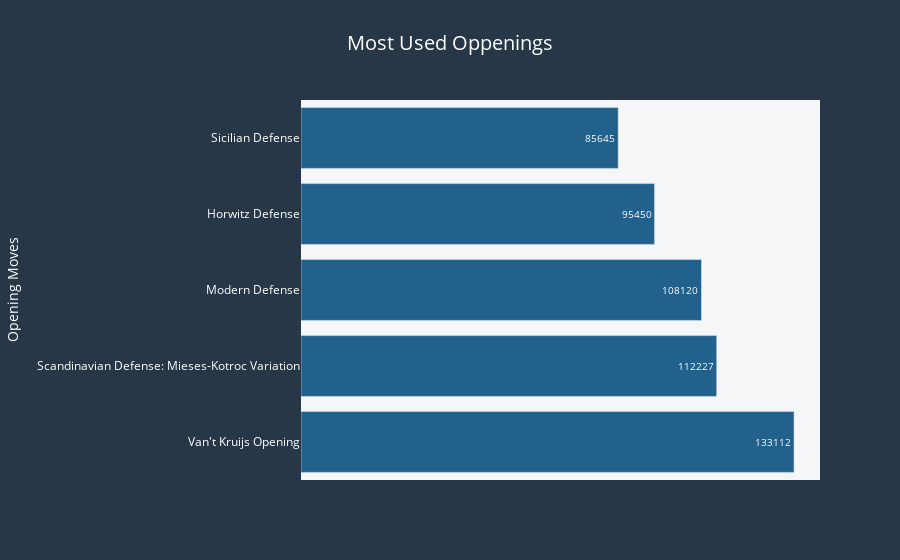

Notebook cell for this chart:
### Code cell
fig=px.bar(y=opening.index,x=opening.values,
           title="most used Oppenings".title(),
            color_discrete_sequence=["#21618C"],
           labels={"x":"Count ","y":"Opening "},
           text=opening.values
      )
fig.update_layout(
title_font_color="#fff",paper_bgcolor="#283747",title_font_size=20,title_x=.5,font_color="#bbb",
    plot_bgcolor="#F4F6F7",legend_title_font_size=17,legend_title_font_color="#fff",
    legend_title_text="Game winner")
fig.update_yaxes(showgrid=False,visible=True,title="Opening Moves",color="#fff")
fig.update_xaxes(showgrid=False,tickfont_size=9,visible=False)
fig.update_traces(textfont_size=10,textfont_color="#fff",textposition='inside')
fig.show()

### Figure 1 — Plotly figure (JSON) as saved in the notebook; plotly's stock layout.template omitted (floating-point values rounded to 4 significant figures)
{"data": [{"alignmentgroup": "True", "hovertemplate": "Count =%{x}<br>Opening =%{y}<br>text=%{text}<extra></extra>", "legendgroup": "", "marker": {"color": "#21618C", "pattern": {"shape": ""}}, "name": "", "offsetgroup": "", "orientation": "h", "showlegend": false, "text": [133112, 112227, 108120, 95450, 85645], "textfont": {"color": "#fff", "size": 10}, "textposition": "inside", "type": "bar", "x": [133112, 112227, 108120, 95450, 85645], "xaxis": "x", "y": ["Van't Kruijs Opening", "Scandinavian Defense: Mieses-Kotroc Variation", "Modern Defense", "Horwitz Defense", "Sicilian Defense"], "yaxis": "y"}], "layout": {"barmode": "relative", "font": {"color": "#bbb"}, "legend": {"title": {"font": {"color": "#fff", "size": 17}, "text": "Game winner"}, "tracegroupgap": 0}, "paper_bgcolor": "#283747", "plot_bgcolor": "#F4F6F7", "title": {"font": {"color": "#fff", "size": 20}, "text": "Most Used Oppenings", "x": 0.5}, "xaxis": {"anchor": "y", "domain": [0, 1], "showgrid": false, "tickfont": {"size": 9}, "title": {"text": "Count "}, "visible": false}, "yaxis": {"anchor": "x", "color": "#fff", "domain": [0, 1], "showgrid": false, "title": {"text": "Opening Moves"}, "visible": true}}}
